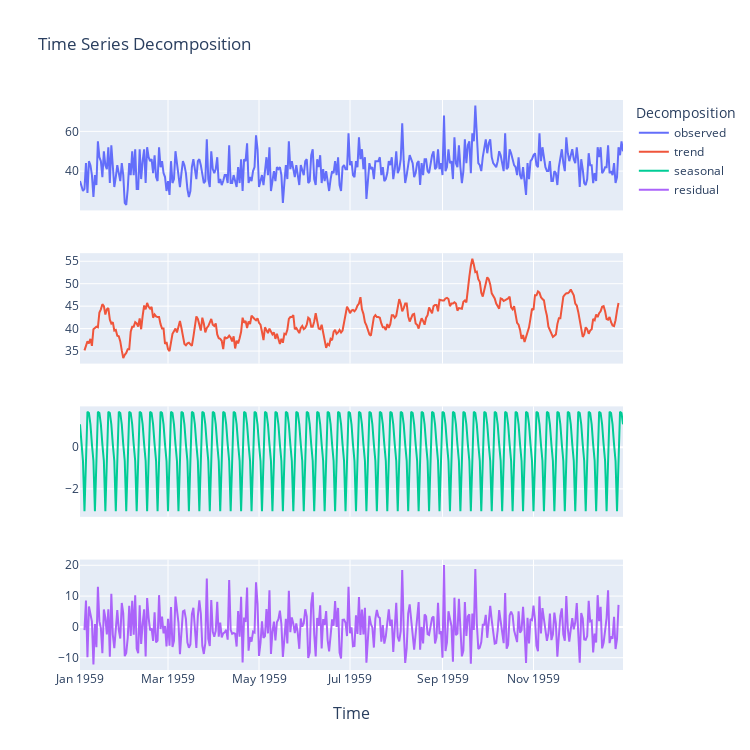

The notebook cell this image was saved under:
### Code cell
dd.plot_time_series(df, col="Births", decompose=True, viz_backend="plotly")

### Figure 1 — Plotly figure (JSON) as saved in the notebook; plotly's stock layout.template omitted (floating-point values rounded to 4 significant figures; data arrays with more than 128 entries replaced by an {"elided": "..."} marker saying what was removed)
{"data": [{"name": "observed", "type": "scatter", "x": {"elided": "365 str values"}, "xaxis": "x", "y": {"elided": "365 float values"}, "yaxis": "y"}, {"name": "trend", "type": "scatter", "x": {"elided": "365 str values"}, "xaxis": "x2", "y": {"elided": "365 float values"}, "yaxis": "y2"}, {"name": "seasonal", "type": "scatter", "x": {"elided": "365 str values"}, "xaxis": "x3", "y": {"elided": "365 float values"}, "yaxis": "y3"}, {"name": "residual", "type": "scatter", "x": {"elided": "365 str values"}, "xaxis": "x4", "y": {"elided": "365 float values"}, "yaxis": "y4"}], "layout": {"annotations": [{"font": {"size": 16}, "showarrow": false, "text": "Time", "x": 0.5, "xanchor": "center", "xref": "paper", "y": 0, "yanchor": "top", "yref": "paper", "yshift": -30}], "height": 750, "legend": {"title": {"text": "Decomposition"}}, "title": {"text": "Time Series Decomposition"}, "width": 750, "xaxis": {"anchor": "y", "domain": [0.0, 1.0], "matches": "x4", "showticklabels": false}, "xaxis2": {"anchor": "y2", "domain": [0.0, 1.0], "matches": "x4", "showticklabels": false}, "xaxis3": {"anchor": "y3", "domain": [0.0, 1.0], "matches": "x4", "showticklabels": false}, "xaxis4": {"anchor": "y4", "domain": [0.0, 1.0]}, "yaxis": {"anchor": "x", "domain": [0.8063, 1.0]}, "yaxis2": {"anchor": "x2", "domain": [0.5375, 0.7312]}, "yaxis3": {"anchor": "x3", "domain": [0.2687, 0.4625]}, "yaxis4": {"anchor": "x4", "domain": [0.0, 0.1938]}}}
